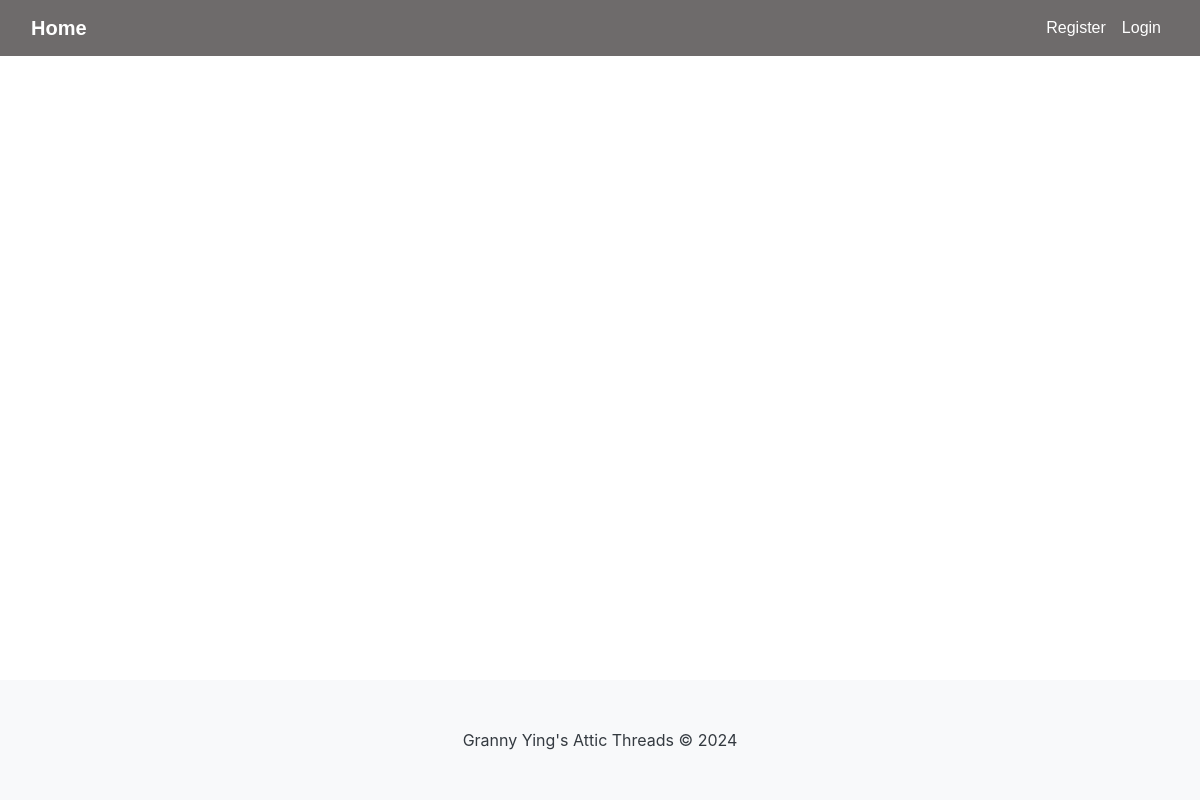
Page /view_products on the earlier database version.
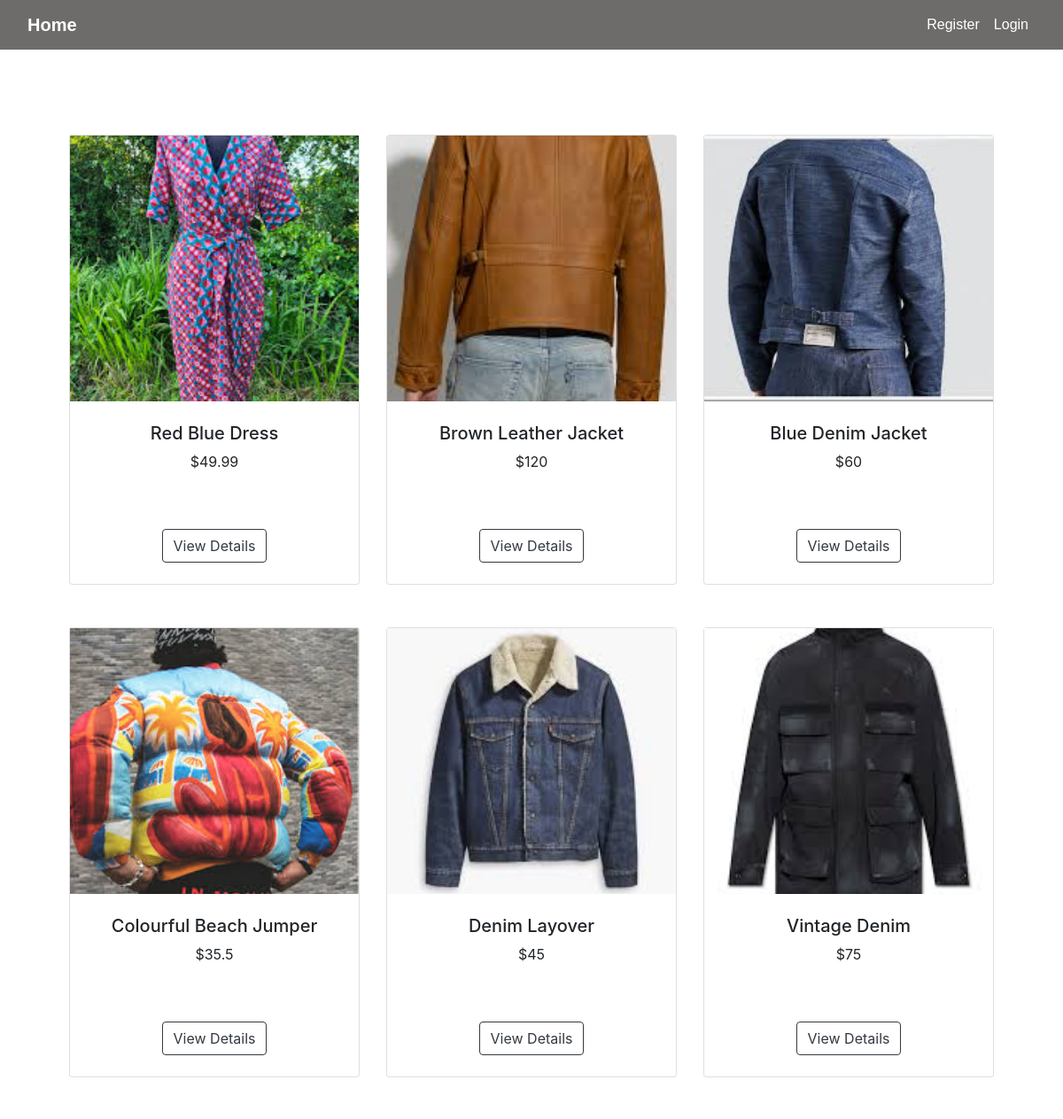
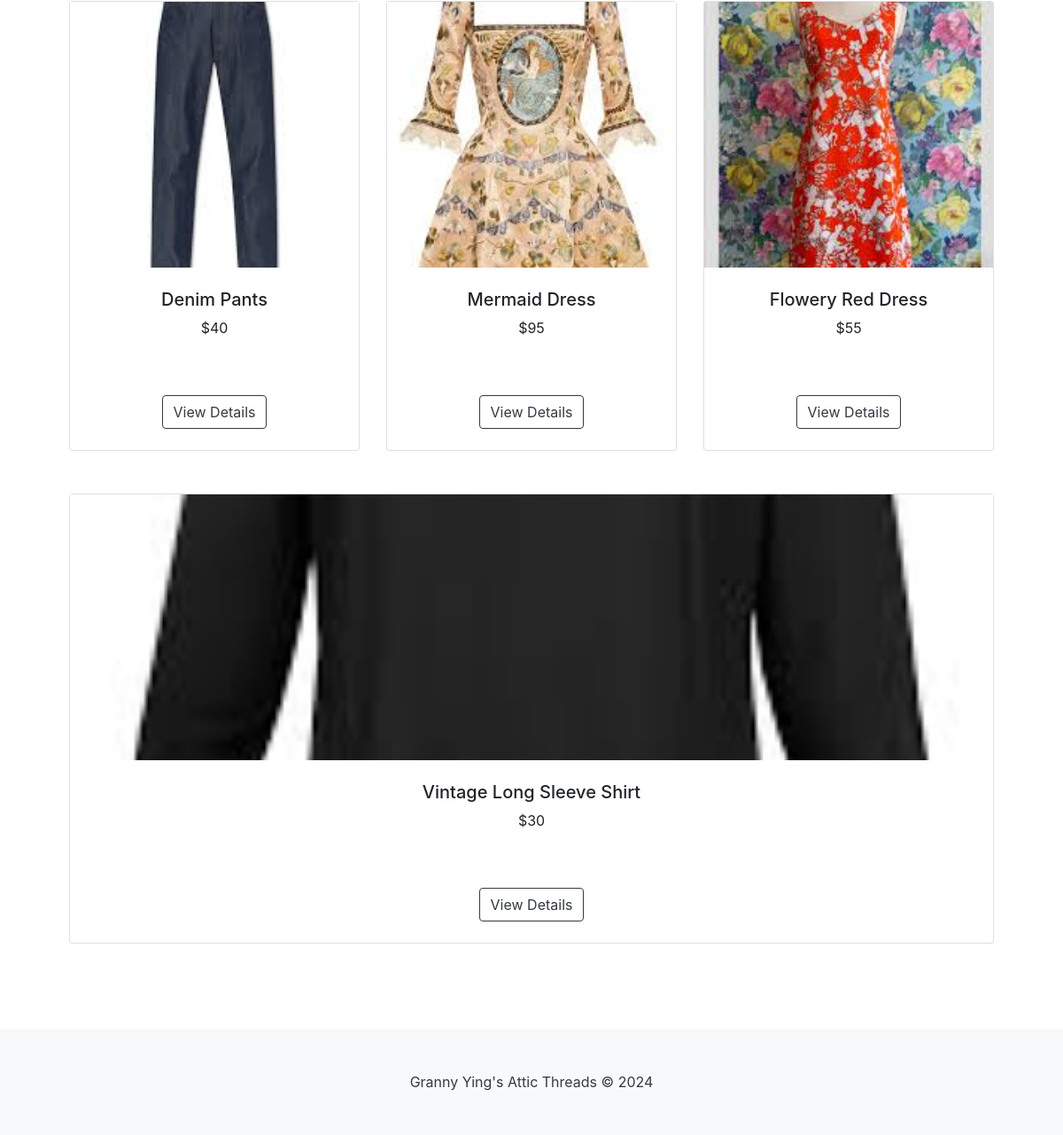
Same page on the later database version (2 pictures, top to bottom).
### tables this page shows
CREATE TABLE "Products" (
	"product_id"	INTEGER NOT NULL,
	"user_id"	INTEGER NOT NULL,
	"product_name"	VARCHAR(45) NOT NULL,
	"description"	VARCHAR(45) NOT NULL,
	"price"	DECIMAL(10, 2),
	"size"	VARCHAR(10),
	"condition"	VARCHAR(20) NOT NULL,
	"image_url"	VARCHAR(255),
	"quantity"	INTEGER NOT NULL,
	"created_at"	DATETIME NOT NULL,
	"verified"	BOOLEAN NOT NULL,
	PRIMARY KEY("product_id" AUTOINCREMENT),
	FOREIGN KEY("user_id") REFERENCES "Users"("user_id")
);

### app.py (the view)
@app.route('/view_products')
def view_products():
    conn = sqlite3.connect('database.db')
    cursor = conn.cursor()
    cursor.execute("SELECT product_id, product_name, price, image_url FROM Products")
    products = cursor.fetchall()
    conn.close()
    products_list = []
    for product in products:
        product_dict = {
            'product_id': product[0],
            'product_name': product[1],
            'price': product[2],
            'image_url': product[3]
        }
        products_list.append(product_dict)
    return render_template('view_products.html', products_list=products_list)

### templates/view_products.html (shortened to what this page needs)
<!DOCTYPE html>
<html lang="en">
    {% include "header.html" %}
    <head>
        {% include "navbar.html" %}
    </head>
    <body>
        <section class="py-5">
            <div class="container px-4 px-lg-5 mt-5">
                {% for i in range(0, products_list|length, 3) %}
                <div class="row justify-content-center">
                    {% for product in products_list[i:i+3] %}
                        <div class="col mb-5{% if loop.index == 3 and loop.first %} offset-md-2{% endif %}">
                            <div class="card h-100">
                                <img class="product-img" src="{{ url_for('static', filename='productImg/' + product.image_url + '.jpg') }}" alt="{{ product.product_name }}">
                                <div class="card-body p-4">
                                    <div class="text-center">
                                        <h5 class="fw-bolder">{{ product.product_name }}</h5>
                                        <p>${{ product.price }}</p>
                                    </div>
                                </div>
                                <div class="card-footer p-4 pt-0 border-top-0 bg-transparent">
                                    <div class="text-center"><a class="btn btn-outline-dark mt-auto" href="{{ url_for('product_details', product_id=product.product_id) }}">View Details</a></div>
                                </div>
                            </div>
                        </div>
                    {% endfor %}
                </div>
                {% endfor %}
            </div>
        </section>
    </body>
    {% include "footer.html" %}
</html>

### templates/header.html (shortened to what this page needs)
<head>
    <link rel="stylesheet" type="text/css" href="{{ url_for('static', filename='site.css')}}" />
    <link rel="stylesheet" href="https://cdn.jsdelivr.net/npm/bootstrap@4.1.3/dist/css/bootstrap.min.css">
    <link rel="stylesheet" href="https://cdn.jsdelivr.net/npm/bootstrap-select@1.13.14/dist/css/bootstrap-select.min.css">
</head>

### templates/navbar.html (shortened to what this page needs)
<nav class="navbar navbar-expand-lg">
        <div class="container-fluid">
            <a href="{{ url_for('index') }}" class="navbar-brand">Home</a>
        </div>
            <div class="container justify-content-end">
                <ul class="navbar-nav ml-auto">
                    {% if 'name' and 'role' not in session %}
                    <li class="nav-item">
                        <a href="{{ url_for('register') }}" class="nav-link">Register</a>
                    </li>
                    <li class="nav-item">
                        <a href="{{ url_for('login') }}" class="nav-link">Login</a>
                    </li>
                    {% endif %}
                </ul>
            </div>
</nav>

### templates/footer.html
<footer class="py-5" style="margin-top: auto; background-color: #f8f9fa;">
   <div class="container text-center">
       <span class="text-dark">Granny Ying's Attic Threads &copy; 2024</span>
   </div>
</footer>

### static/site.css (style rules this page uses)
.navbar { background-color: rgb(110, 107, 107); font-size: 1em; font-family: 'Trebuchet MS', 'Lucida Sans Unicode', 'Lucida Grande', 'Lucida Sans', Arial, sans-serif; color: white; padding: 8px 5px; }
.navbar a { text-decoration: none; color: inherit; }
.navbar-brand { font-size: 1.2em; font-weight: 600; }
html, body { height: 100%; margin: 0; padding: 0; }
body { display: flex; flex-direction: column; }
footer { background-color: rgb(86, 136, 132); width: 100%; flex-shrink: 0; }

### templates/view_products.html (style rules this page uses)
.product-img { width: 100%; height: 300px; object-fit: cover; }

Differences in the rows shown:
added Products: image_url (picture), product_name "Red Blue Dress", price "49.99"
added Products: image_url (picture), product_name "Brown Leather Jacket", price "120"
added Products: image_url (picture), product_name "Blue Denim Jacket", price "60"
added Products: image_url (picture), product_name "Colourful Beach Jumper", price "35.5"
added Products: image_url (picture), product_name "Denim Layover", price "45"
added Products: image_url (picture), product_name "Vintage Denim", price "75"
added Products: image_url (picture), product_name "Denim Pants", price "40"
added Products: image_url (picture), product_name "Mermaid Dress", price "95"
added Products: image_url (picture), product_name "Flowery Red Dress", price "55"
added Products: image_url (picture), product_name "Vintage Long Sleeve Shirt", price "30"
